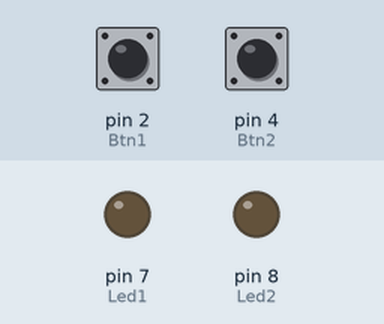
Simulated run of this sketch. Board: Arduino Uno, built with avr-gcc and run on an emulated ATmega328P. Shown: output pins drawn as LEDs (lit = HIGH). Inputs (shaded band) come from the test bench; at power-on: pin 2 (Btn1) LOW, pin 4 (Btn2) LOW.

Above: at 1.2 s.
1.3 s: pin 2 (Btn1) pulled HIGH for 0.15 s
At 1.6 s:
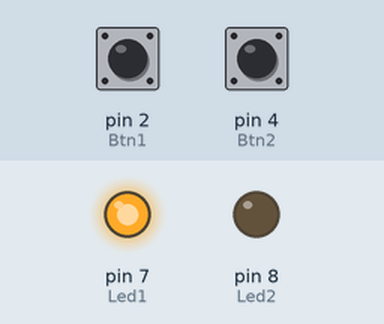
2.9 s: pin 4 (Btn2) pulled HIGH for 0.15 s
At 4.0 s:
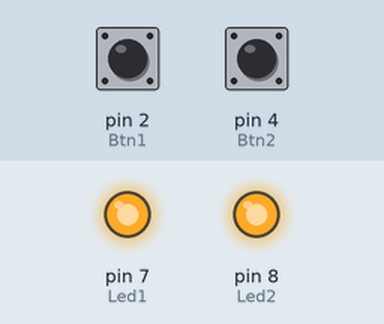
4.5 s: pin 2 (Btn1) pulled HIGH for 1 s
At 5.2 s:
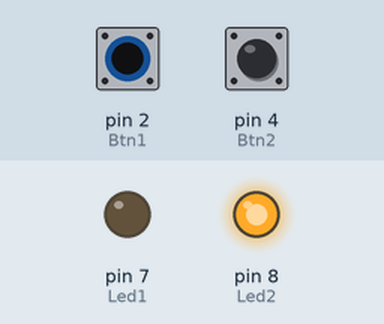
7.0 s: pin 2 (Btn1) pulled HIGH for 3.2 s
At 8.4 s:
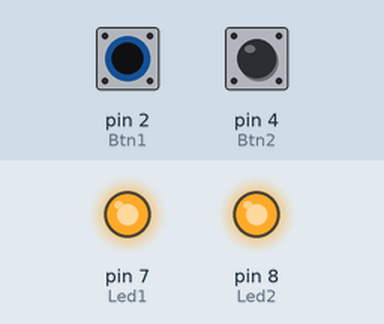
11.7 s: pin 4 (Btn2) pulled HIGH for 1 s
At 13.1 s:
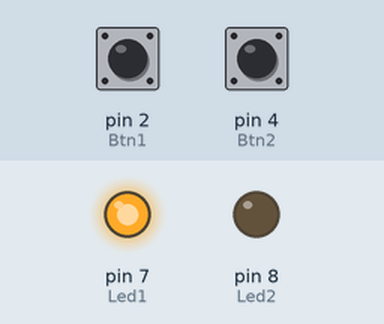
Timing chart, 0 to 14.7 s (numbered marks = the images above; inputs shaded):
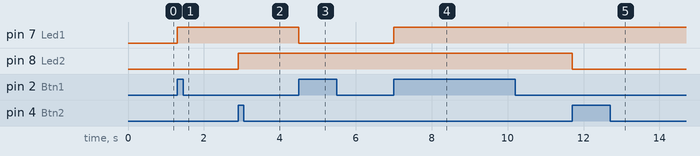

Measured:
- after the input at 1.3 s, pin 7 (Led1): LOW → HIGH at once
- after the input at 2.9 s, pin 8 (Led2): LOW → HIGH at once
- after the input at 4.5 s, pin 7 (Led1): HIGH → LOW at once
- after the input at 7.0 s, pin 7 (Led1): LOW → HIGH at once
- after the input at 11.7 s, pin 8 (Led2): HIGH → LOW at once

The sketch:

02-button-led-control.ino
```cpp
const int Btn1 = 2;
const int Btn2 = 4;

const int Led1 = 7;
const int Led2 = 8;

bool led1Allumee = false;
bool led2Allumee = false;

int dernierEtat1 = LOW;
int dernierEtat2 = LOW;

void setup(){
  pinMode(Btn1, INPUT);
  pinMode(Btn2, INPUT);
  pinMode(Led1, OUTPUT);
  pinMode(Led2, OUTPUT);
}

void loop(){
  int etat1 = digitalRead(Btn1);
  int etat2 = digitalRead(Btn2);

  if(etat1 == HIGH && dernierEtat1 == LOW){
    led1Allumee = !led1Allumee;
    digitalWrite(Led1, led1Allumee ? HIGH : LOW);
    delay(200);
  }

  if(etat2 == HIGH && dernierEtat2 == LOW){
    led2Allumee = !led2Allumee;
    digitalWrite(Led2, led2Allumee ? HIGH : LOW);
    delay(200);
  }


  dernierEtat1 = etat1;
  dernierEtat2 = etat2;
}
```
